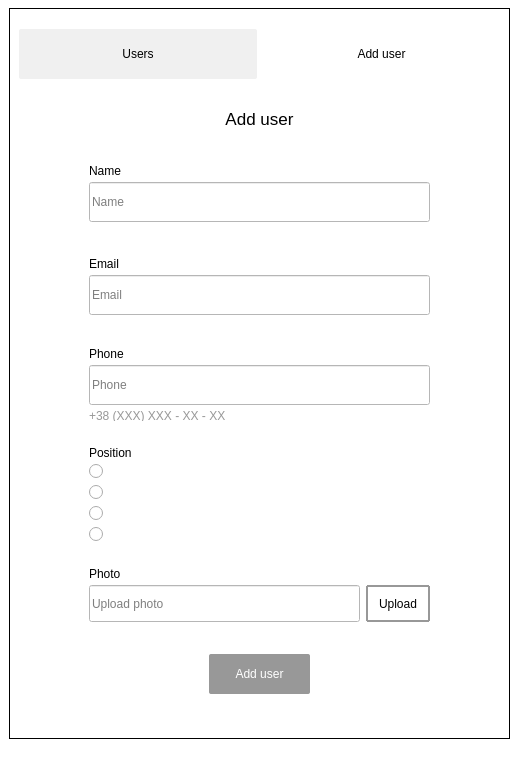
<?xml version="1.0" encoding="UTF-8"?>
<ui version="4.0">
 <class>Registration</class>
 <widget class="QMainWindow" name="Registration">
  <property name="geometry">
   <rect>
    <x>0</x>
    <y>0</y>
    <width>525</width>
    <height>761</height>
   </rect>
  </property>
  <property name="sizePolicy">
   <sizepolicy hsizetype="Fixed" vsizetype="Preferred">
    <horstretch>0</horstretch>
    <verstretch>0</verstretch>
   </sizepolicy>
  </property>
  <property name="minimumSize">
   <size>
    <width>525</width>
    <height>761</height>
   </size>
  </property>
  <property name="maximumSize">
   <size>
    <width>525</width>
    <height>761</height>
   </size>
  </property>
  <property name="windowTitle">
   <string>Registration</string>
  </property>
  <property name="styleSheet">
   <string notr="true">background-color: white; </string>
  </property>
  <widget class="QWidget" name="centralwidget">
   <property name="minimumSize">
    <size>
     <width>525</width>
     <height>740</height>
    </size>
   </property>
   <property name="maximumSize">
    <size>
     <width>525</width>
     <height>740</height>
    </size>
   </property>
   <widget class="QStackedWidget" name="stackedWidget">
    <property name="geometry">
     <rect>
      <x>9</x>
      <y>8</y>
      <width>501</width>
      <height>731</height>
     </rect>
    </property>
    <property name="frameShape">
     <enum>QFrame::Box</enum>
    </property>
    <widget class="QWidget" name="page">
     <layout class="QVBoxLayout" name="verticalLayout_6">
      <item>
       <layout class="QHBoxLayout" name="horizontalLayout">
        <item>
         <widget class="QPushButton" name="Users">
          <property name="enabled">
           <bool>true</bool>
          </property>
          <property name="minimumSize">
           <size>
            <width>0</width>
            <height>50</height>
           </size>
          </property>
          <property name="maximumSize">
           <size>
            <width>16777215</width>
            <height>50</height>
           </size>
          </property>
          <property name="styleSheet">
           <string notr="true">background-color: #F0F0F0; 
border-radius: 2px; </string>
          </property>
          <property name="text">
           <string>Users</string>
          </property>
         </widget>
        </item>
        <item>
         <widget class="QPushButton" name="AddUser">
          <property name="minimumSize">
           <size>
            <width>0</width>
            <height>50</height>
           </size>
          </property>
          <property name="maximumSize">
           <size>
            <width>16777215</width>
            <height>50</height>
           </size>
          </property>
          <property name="styleSheet">
           <string notr="true">border-radius: 2px; </string>
          </property>
          <property name="text">
           <string>Add user</string>
          </property>
         </widget>
        </item>
       </layout>
      </item>
      <item>
       <spacer name="verticalSpacer">
        <property name="orientation">
         <enum>Qt::Vertical</enum>
        </property>
        <property name="sizeType">
         <enum>QSizePolicy::Fixed</enum>
        </property>
        <property name="sizeHint" stdset="0">
         <size>
          <width>17</width>
          <height>13</height>
         </size>
        </property>
       </spacer>
      </item>
      <item>
       <widget class="QLabel" name="label_19">
        <property name="sizePolicy">
         <sizepolicy hsizetype="Preferred" vsizetype="Preferred">
          <horstretch>0</horstretch>
          <verstretch>0</verstretch>
         </sizepolicy>
        </property>
        <property name="minimumSize">
         <size>
          <width>0</width>
          <height>15</height>
         </size>
        </property>
        <property name="maximumSize">
         <size>
          <width>16777215</width>
          <height>20</height>
         </size>
        </property>
        <property name="font">
         <font>
          <pointsize>13</pointsize>
          <bold>false</bold>
         </font>
        </property>
        <property name="text">
         <string>Add user</string>
        </property>
        <property name="alignment">
         <set>Qt::AlignCenter</set>
        </property>
       </widget>
      </item>
      <item>
       <spacer name="verticalSpacer_4">
        <property name="orientation">
         <enum>Qt::Vertical</enum>
        </property>
        <property name="sizeType">
         <enum>QSizePolicy::Fixed</enum>
        </property>
        <property name="sizeHint" stdset="0">
         <size>
          <width>20</width>
          <height>20</height>
         </size>
        </property>
       </spacer>
      </item>
      <item>
       <layout class="QHBoxLayout" name="horizontalLayout_7">
        <item>
         <spacer name="horizontalSpacer_6">
          <property name="orientation">
           <enum>Qt::Horizontal</enum>
          </property>
          <property name="sizeType">
           <enum>QSizePolicy::Fixed</enum>
          </property>
          <property name="sizeHint" stdset="0">
           <size>
            <width>70</width>
            <height>20</height>
           </size>
          </property>
         </spacer>
        </item>
        <item>
         <layout class="QVBoxLayout" name="verticalLayout_5">
          <item>
           <widget class="QLabel" name="label">
            <property name="minimumSize">
             <size>
              <width>100</width>
              <height>10</height>
             </size>
            </property>
            <property name="maximumSize">
             <size>
              <width>16777215</width>
              <height>10</height>
             </size>
            </property>
            <property name="text">
             <string>Name</string>
            </property>
           </widget>
          </item>
          <item>
           <widget class="QLineEdit" name="nameLine">
            <property name="maximumSize">
             <size>
              <width>16777215</width>
              <height>40</height>
             </size>
            </property>
            <property name="inputMask">
             <string/>
            </property>
            <property name="text">
             <string/>
            </property>
            <property name="placeholderText">
             <string>Name</string>
            </property>
           </widget>
          </item>
         </layout>
        </item>
        <item>
         <spacer name="horizontalSpacer">
          <property name="orientation">
           <enum>Qt::Horizontal</enum>
          </property>
          <property name="sizeType">
           <enum>QSizePolicy::Fixed</enum>
          </property>
          <property name="sizeHint" stdset="0">
           <size>
            <width>70</width>
            <height>20</height>
           </size>
          </property>
         </spacer>
        </item>
       </layout>
      </item>
      <item>
       <spacer name="verticalSpacer_2">
        <property name="orientation">
         <enum>Qt::Vertical</enum>
        </property>
        <property name="sizeType">
         <enum>QSizePolicy::Fixed</enum>
        </property>
        <property name="sizeHint" stdset="0">
         <size>
          <width>20</width>
          <height>20</height>
         </size>
        </property>
       </spacer>
      </item>
      <item>
       <layout class="QHBoxLayout" name="horizontalLayout_6">
        <item>
         <spacer name="horizontalSpacer_9">
          <property name="orientation">
           <enum>Qt::Horizontal</enum>
          </property>
          <property name="sizeType">
           <enum>QSizePolicy::Fixed</enum>
          </property>
          <property name="sizeHint" stdset="0">
           <size>
            <width>70</width>
            <height>20</height>
           </size>
          </property>
         </spacer>
        </item>
        <item>
         <layout class="QVBoxLayout" name="verticalLayout">
          <item>
           <widget class="QLabel" name="label_2">
            <property name="minimumSize">
             <size>
              <width>100</width>
              <height>10</height>
             </size>
            </property>
            <property name="maximumSize">
             <size>
              <width>16777215</width>
              <height>10</height>
             </size>
            </property>
            <property name="text">
             <string>Email</string>
            </property>
           </widget>
          </item>
          <item>
           <widget class="QLineEdit" name="emailLine">
            <property name="maximumSize">
             <size>
              <width>16777215</width>
              <height>40</height>
             </size>
            </property>
            <property name="placeholderText">
             <string>Email</string>
            </property>
           </widget>
          </item>
         </layout>
        </item>
        <item>
         <spacer name="horizontalSpacer_10">
          <property name="orientation">
           <enum>Qt::Horizontal</enum>
          </property>
          <property name="sizeType">
           <enum>QSizePolicy::Fixed</enum>
          </property>
          <property name="sizeHint" stdset="0">
           <size>
            <width>70</width>
            <height>20</height>
           </size>
          </property>
         </spacer>
        </item>
       </layout>
      </item>
      <item>
       <spacer name="verticalSpacer_3">
        <property name="orientation">
         <enum>Qt::Vertical</enum>
        </property>
        <property name="sizeType">
         <enum>QSizePolicy::Fixed</enum>
        </property>
        <property name="sizeHint" stdset="0">
         <size>
          <width>17</width>
          <height>17</height>
         </size>
        </property>
       </spacer>
      </item>
      <item>
       <layout class="QHBoxLayout" name="horizontalLayout_9">
        <item>
         <spacer name="horizontalSpacer_14">
          <property name="orientation">
           <enum>Qt::Horizontal</enum>
          </property>
          <property name="sizeType">
           <enum>QSizePolicy::Fixed</enum>
          </property>
          <property name="sizeHint" stdset="0">
           <size>
            <width>70</width>
            <height>20</height>
           </size>
          </property>
         </spacer>
        </item>
        <item>
         <layout class="QVBoxLayout" name="verticalLayout_3">
          <item>
           <widget class="QLabel" name="label_3">
            <property name="minimumSize">
             <size>
              <width>100</width>
              <height>10</height>
             </size>
            </property>
            <property name="maximumSize">
             <size>
              <width>16777215</width>
              <height>10</height>
             </size>
            </property>
            <property name="text">
             <string>Phone</string>
            </property>
           </widget>
          </item>
          <item>
           <widget class="QLineEdit" name="phoneLine">
            <property name="maximumSize">
             <size>
              <width>16777215</width>
              <height>40</height>
             </size>
            </property>
            <property name="placeholderText">
             <string>Phone</string>
            </property>
           </widget>
          </item>
          <item>
           <widget class="QLabel" name="label_6">
            <property name="minimumSize">
             <size>
              <width>0</width>
              <height>10</height>
             </size>
            </property>
            <property name="maximumSize">
             <size>
              <width>16777215</width>
              <height>10</height>
             </size>
            </property>
            <property name="font">
             <font>
              <pointsize>9</pointsize>
             </font>
            </property>
            <property name="styleSheet">
             <string notr="true">color: #989898</string>
            </property>
            <property name="text">
             <string>+38 (XXX) XXX - XX - XX</string>
            </property>
           </widget>
          </item>
         </layout>
        </item>
        <item>
         <spacer name="horizontalSpacer_13">
          <property name="orientation">
           <enum>Qt::Horizontal</enum>
          </property>
          <property name="sizeType">
           <enum>QSizePolicy::Fixed</enum>
          </property>
          <property name="sizeHint" stdset="0">
           <size>
            <width>70</width>
            <height>20</height>
           </size>
          </property>
         </spacer>
        </item>
       </layout>
      </item>
      <item>
       <spacer name="verticalSpacer_5">
        <property name="orientation">
         <enum>Qt::Vertical</enum>
        </property>
        <property name="sizeType">
         <enum>QSizePolicy::Fixed</enum>
        </property>
        <property name="sizeHint" stdset="0">
         <size>
          <width>20</width>
          <height>10</height>
         </size>
        </property>
       </spacer>
      </item>
      <item>
       <layout class="QHBoxLayout" name="horizontalLayout_2">
        <item>
         <spacer name="horizontalSpacer_3">
          <property name="orientation">
           <enum>Qt::Horizontal</enum>
          </property>
          <property name="sizeType">
           <enum>QSizePolicy::Fixed</enum>
          </property>
          <property name="sizeHint" stdset="0">
           <size>
            <width>70</width>
            <height>20</height>
           </size>
          </property>
         </spacer>
        </item>
        <item>
         <layout class="QVBoxLayout" name="verticalLayout_2">
          <item>
           <widget class="QLabel" name="label_4">
            <property name="minimumSize">
             <size>
              <width>100</width>
              <height>10</height>
             </size>
            </property>
            <property name="maximumSize">
             <size>
              <width>16777215</width>
              <height>10</height>
             </size>
            </property>
            <property name="text">
             <string>Position</string>
            </property>
           </widget>
          </item>
          <item>
           <widget class="QRadioButton" name="radioButton_1">
            <property name="text">
             <string/>
            </property>
           </widget>
          </item>
          <item>
           <widget class="QRadioButton" name="radioButton_2">
            <property name="text">
             <string/>
            </property>
           </widget>
          </item>
          <item>
           <widget class="QRadioButton" name="radioButton_3">
            <property name="text">
             <string/>
            </property>
           </widget>
          </item>
          <item>
           <widget class="QRadioButton" name="radioButton_4">
            <property name="text">
             <string/>
            </property>
           </widget>
          </item>
         </layout>
        </item>
        <item>
         <spacer name="horizontalSpacer_2">
          <property name="orientation">
           <enum>Qt::Horizontal</enum>
          </property>
          <property name="sizeType">
           <enum>QSizePolicy::Fixed</enum>
          </property>
          <property name="sizeHint" stdset="0">
           <size>
            <width>300</width>
            <height>20</height>
           </size>
          </property>
         </spacer>
        </item>
       </layout>
      </item>
      <item>
       <spacer name="verticalSpacer_6">
        <property name="orientation">
         <enum>Qt::Vertical</enum>
        </property>
        <property name="sizeType">
         <enum>QSizePolicy::Fixed</enum>
        </property>
        <property name="sizeHint" stdset="0">
         <size>
          <width>20</width>
          <height>10</height>
         </size>
        </property>
       </spacer>
      </item>
      <item>
       <layout class="QHBoxLayout" name="horizontalLayout_5">
        <item>
         <spacer name="horizontalSpacer_4">
          <property name="orientation">
           <enum>Qt::Horizontal</enum>
          </property>
          <property name="sizeType">
           <enum>QSizePolicy::Fixed</enum>
          </property>
          <property name="sizeHint" stdset="0">
           <size>
            <width>70</width>
            <height>20</height>
           </size>
          </property>
         </spacer>
        </item>
        <item>
         <layout class="QVBoxLayout" name="verticalLayout_4">
          <item>
           <widget class="QLabel" name="label_5">
            <property name="minimumSize">
             <size>
              <width>100</width>
              <height>10</height>
             </size>
            </property>
            <property name="maximumSize">
             <size>
              <width>16777215</width>
              <height>10</height>
             </size>
            </property>
            <property name="text">
             <string>Photo</string>
            </property>
           </widget>
          </item>
          <item>
           <layout class="QHBoxLayout" name="horizontalLayout_4">
            <item>
             <widget class="QLineEdit" name="photoLine">
              <property name="maximumSize">
               <size>
                <width>16777215</width>
                <height>40</height>
               </size>
              </property>
              <property name="placeholderText">
               <string>Upload photo</string>
              </property>
             </widget>
            </item>
            <item>
             <widget class="QPushButton" name="FotoButton">
              <property name="styleSheet">
               <string notr="true">width: 60;
height: 33;
border: 2px solid;
border-color: #989898; 
border-radius: 1px; </string>
              </property>
              <property name="text">
               <string>Upload</string>
              </property>
             </widget>
            </item>
           </layout>
          </item>
         </layout>
        </item>
        <item>
         <spacer name="horizontalSpacer_5">
          <property name="orientation">
           <enum>Qt::Horizontal</enum>
          </property>
          <property name="sizeType">
           <enum>QSizePolicy::Fixed</enum>
          </property>
          <property name="sizeHint" stdset="0">
           <size>
            <width>70</width>
            <height>20</height>
           </size>
          </property>
         </spacer>
        </item>
       </layout>
      </item>
      <item>
       <spacer name="verticalSpacer_7">
        <property name="orientation">
         <enum>Qt::Vertical</enum>
        </property>
        <property name="sizeType">
         <enum>QSizePolicy::Fixed</enum>
        </property>
        <property name="sizeHint" stdset="0">
         <size>
          <width>20</width>
          <height>15</height>
         </size>
        </property>
       </spacer>
      </item>
      <item>
       <layout class="QHBoxLayout" name="horizontalLayout_8">
        <item>
         <spacer name="horizontalSpacer_8">
          <property name="orientation">
           <enum>Qt::Horizontal</enum>
          </property>
          <property name="sizeType">
           <enum>QSizePolicy::Fixed</enum>
          </property>
          <property name="sizeHint" stdset="0">
           <size>
            <width>190</width>
            <height>20</height>
           </size>
          </property>
         </spacer>
        </item>
        <item>
         <widget class="QPushButton" name="Add_user">
          <property name="minimumSize">
           <size>
            <width>0</width>
            <height>40</height>
           </size>
          </property>
          <property name="maximumSize">
           <size>
            <width>16777215</width>
            <height>40</height>
           </size>
          </property>
          <property name="styleSheet">
           <string notr="true">background-color: #989898;
color: white;
border-radius: 2px;</string>
          </property>
          <property name="text">
           <string>Add user</string>
          </property>
         </widget>
        </item>
        <item>
         <spacer name="horizontalSpacer_7">
          <property name="orientation">
           <enum>Qt::Horizontal</enum>
          </property>
          <property name="sizeType">
           <enum>QSizePolicy::Fixed</enum>
          </property>
          <property name="sizeHint" stdset="0">
           <size>
            <width>190</width>
            <height>20</height>
           </size>
          </property>
         </spacer>
        </item>
       </layout>
      </item>
      <item>
       <spacer name="verticalSpacer_8">
        <property name="orientation">
         <enum>Qt::Vertical</enum>
        </property>
        <property name="sizeType">
         <enum>QSizePolicy::Fixed</enum>
        </property>
        <property name="sizeHint" stdset="0">
         <size>
          <width>20</width>
          <height>20</height>
         </size>
        </property>
       </spacer>
      </item>
     </layout>
    </widget>
   </widget>
  </widget>
  <widget class="QStatusBar" name="statusbar"/>
 </widget>
 <resources/>
 <connections/>
</ui>
